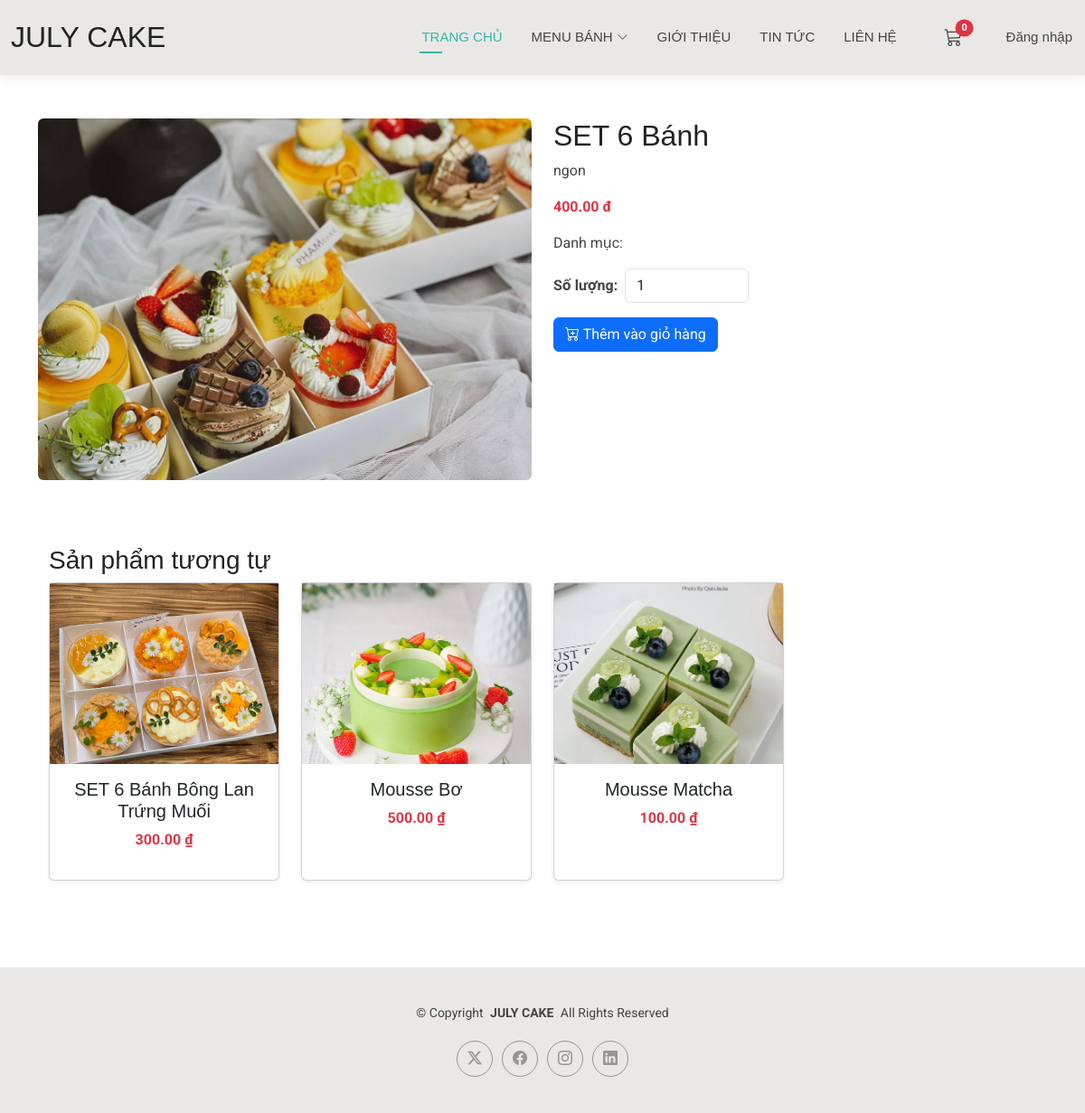
/products/4/, run on the app's committed database.
### products/models.py (models this page shows, shortened)
class Product(models.Model):
    name = models.CharField(max_length=255)
    slug = models.SlugField(max_length=255, unique=True, blank=True)
    description = models.TextField(blank=True)
    price = models.DecimalField(max_digits=12, decimal_places=2, default=0)
    stock = models.PositiveIntegerField(default=0)
    image = models.ImageField(upload_to='products/', null=True, blank=True)
    categories = models.ManyToManyField(Category, related_name='products', blank=True)
    created_at = models.DateTimeField(auto_now_add=True)
    class Meta:
        ordering = ['-created_at']

### products/views.py (the view)
# urls.py: path("<int:pk>/", views.product_detail, name="product_detail"),
def product_detail(request, pk):
    product = Product.objects.get(pk=pk)
    similar_products = Product.objects.filter(
        categories__in=product.categories.all()
    ).exclude(id=product.id).distinct()[:8]  # lấy tối đa 8 sản phẩm tương tự
    return render(request, 'products/product_detail.html', {
        'product': product,
        'similar_products': similar_products
    })

### cart/context_processors.py (called while the page is built)
def cart_count(request):
    if getattr(request, 'user', None) and request.user.is_authenticated:
        total = CartItem.objects.filter(cart__user=request.user).aggregate(total=Sum('quantity'))['total'] or 0
    else:
        cart = request.session.get('cart', {})
        try:
            total = sum(int(item.get('quantity', 0) or 0) for item in cart.values())
        except Exception:
            total = 0
    return {'cart_count': int(total)}

### products/templates/products/product_detail.html (shortened to what this page needs)
{% extends 'base.html' %}
{% load static %}
{% block content %}
<div class="container py-5">
  <div class="row mb-5">
    <div class="col-md-6">
      <img src="{{ product.image.url }}" alt="{{ product.name }}"
           class="img-fluid rounded"
           style="width:100%; height:400px; object-fit:cover;">
    </div>
    <div class="col-md-6">
      <h2>{{ product.name }}</h2>
      <p>{{ product.description }}</p>
      <p class="text-danger fw-bold">{{ product.price }} đ</p>
      <p>Danh mục: {{ product.category.name }}</p>
      <form method="post" action="{% url 'cart:add' product.id %}">
        <div class="d-flex align-items-center mb-3">
          <label for="quantity" class="me-2 fw-bold">Số lượng:</label>
          <input type="number" name="quantity" id="quantity" min="1" value="1" class="form-control w-25">
        </div>
        <button type="submit" class="btn btn-primary">
          <i class="bi bi-cart-plus"></i> Thêm vào giỏ hàng
        </button>
      </form>
    </div>
  </div>
  <section class="related-products container py-4">
    <h3>Sản phẩm tương tự</h3>
    <div class="row">
      {% for p in similar_products %}
        <div class="col-md-3 mb-4">
          <div class="card h-100 shadow-sm">
            <a href="{% url 'products:product_detail' p.pk %}" style="text-decoration: none; color: inherit;">
              <img src="{{ p.image.url }}" alt="{{ p.name }}"
                   class="img-fluid"
                   style="width:100%; height:200px; object-fit:cover;">
              <div class="card-body text-center">
                <h5 class="card-title">{{ p.name }}</h5>
                <p class="text-danger fw-bold">{{ p.price }} ₫</p>
              </div>
            </a>
          </div>
        </div>
      {% endfor %}
    </div>
  </section>
</div>
{% endblock %}

### first_project/static/assets/css/main.css (style rules this page uses)
:root { --default-font: "Roboto", system-ui, -apple-system, "Segoe UI", Roboto, "Helvetica Neue", Arial, "Noto Sans", "Liberation Sans", sans-serif, "Apple Color Emoji", "Segoe UI Emoji", "Segoe UI Symbol", "Noto Color Emoji"; --heading-font: "Raleway", sans-serif; --nav-font: "Poppins", sans-serif; }
:root { --background-color: #ffffff; --default-color: #444444; --heading-color: #222222; --accent-color: #34b7a7; --surface-color: #ffffff; --contrast-color: #ffffff; }
:root { --nav-color: #444444; --nav-hover-color: #34b7a7; --nav-mobile-background-color: #ffffff; --nav-dropdown-background-color: #ffffff; --nav-dropdown-color: #444444; --nav-dropdown-hover-color: #34b7a7; }
:root { scroll-behavior: smooth; }
body { color: var(--default-color); background-color: var(--background-color); font-family: var(--default-font); }
a { color: var(--accent-color); text-decoration: none; transition: 0.3s; }
h1, h2, h3, h4, h5, h6 { color: var(--heading-color); font-family: var(--heading-font); }
section, .section { color: var(--default-color); background-color: var(--background-color); padding: 60px 0; scroll-margin-top: 100px; overflow: clip; }

### data on the page
Product: image (picture), name "SET 6 Bánh", description "ngon", price "400.00"
Product: image (picture), name "SET 6 Bánh Bông Lan Trứng Muối", price "300.00"
Product: image (picture), name "Mousse Bơ", price "500.00"
Product: image (picture), name "Mousse Matcha", price "100.00"
